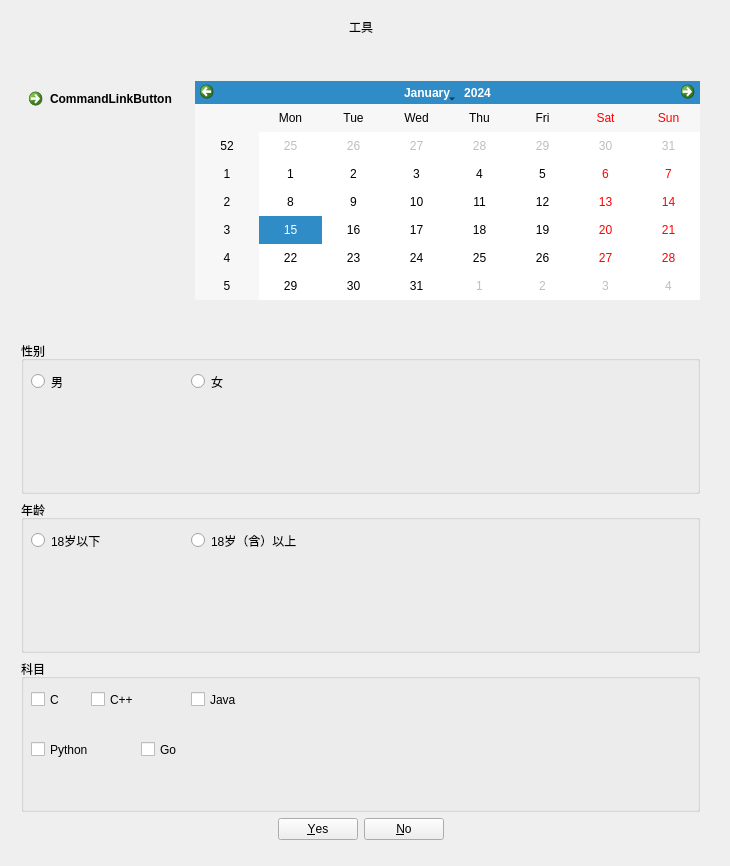
<?xml version="1.0" encoding="UTF-8"?>
<ui version="4.0">
 <class>Widget</class>
 <widget class="QWidget" name="Widget">
  <property name="geometry">
   <rect>
    <x>0</x>
    <y>0</y>
    <width>730</width>
    <height>866</height>
   </rect>
  </property>
  <property name="windowTitle">
   <string>Widget</string>
  </property>
  <widget class="QWidget" name="">
   <property name="geometry">
    <rect>
     <x>11</x>
     <y>1</y>
     <width>701</width>
     <height>51</height>
    </rect>
   </property>
   <layout class="QHBoxLayout" name="horizontalLayout">
    <item>
     <widget class="QToolButton" name="toolButton">
      <property name="text">
       <string>工具</string>
      </property>
      <property name="icon">
       <iconset resource="image.qrc">
        <normaloff>:/image/image/tools.png</normaloff>:/image/image/tools.png</iconset>
      </property>
      <property name="iconSize">
       <size>
        <width>30</width>
        <height>30</height>
       </size>
      </property>
      <property name="toolButtonStyle">
       <enum>Qt::ToolButtonTextBesideIcon</enum>
      </property>
      <property name="autoRaise">
       <bool>true</bool>
      </property>
     </widget>
    </item>
   </layout>
  </widget>
  <widget class="QWidget" name="">
   <property name="geometry">
    <rect>
     <x>10</x>
     <y>70</y>
     <width>701</width>
     <height>241</height>
    </rect>
   </property>
   <layout class="QHBoxLayout" name="horizontalLayout_2">
    <item>
     <widget class="QCommandLinkButton" name="commandLinkButton">
      <property name="text">
       <string>CommandLinkButton</string>
      </property>
     </widget>
    </item>
    <item>
     <widget class="QCalendarWidget" name="calendarWidget"/>
    </item>
   </layout>
  </widget>
  <widget class="QWidget" name="">
   <property name="geometry">
    <rect>
     <x>10</x>
     <y>330</y>
     <width>701</width>
     <height>521</height>
    </rect>
   </property>
   <layout class="QVBoxLayout" name="verticalLayout">
    <item>
     <widget class="QGroupBox" name="groupBox">
      <property name="title">
       <string>性别</string>
      </property>
      <widget class="QRadioButton" name="radioButton">
       <property name="geometry">
        <rect>
         <x>10</x>
         <y>30</y>
         <width>112</width>
         <height>21</height>
        </rect>
       </property>
       <property name="text">
        <string>男</string>
       </property>
      </widget>
      <widget class="QRadioButton" name="radioButton_2">
       <property name="geometry">
        <rect>
         <x>170</x>
         <y>30</y>
         <width>112</width>
         <height>21</height>
        </rect>
       </property>
       <property name="text">
        <string>女</string>
       </property>
      </widget>
      <zorder>radioButton</zorder>
      <zorder>radioButton_2</zorder>
      <zorder>commandLinkButton</zorder>
     </widget>
    </item>
    <item>
     <widget class="QGroupBox" name="groupBox_2">
      <property name="title">
       <string>年龄</string>
      </property>
      <widget class="QRadioButton" name="radioButton_3">
       <property name="geometry">
        <rect>
         <x>10</x>
         <y>30</y>
         <width>112</width>
         <height>21</height>
        </rect>
       </property>
       <property name="text">
        <string>18岁以下</string>
       </property>
      </widget>
      <widget class="QRadioButton" name="radioButton_4">
       <property name="geometry">
        <rect>
         <x>170</x>
         <y>30</y>
         <width>131</width>
         <height>21</height>
        </rect>
       </property>
       <property name="text">
        <string>18岁（含）以上</string>
       </property>
      </widget>
     </widget>
    </item>
    <item>
     <widget class="QGroupBox" name="groupBox_3">
      <property name="title">
       <string>科目</string>
      </property>
      <widget class="QCheckBox" name="checkBox">
       <property name="geometry">
        <rect>
         <x>10</x>
         <y>30</y>
         <width>89</width>
         <height>21</height>
        </rect>
       </property>
       <property name="text">
        <string>C</string>
       </property>
      </widget>
      <widget class="QCheckBox" name="checkBox_2">
       <property name="geometry">
        <rect>
         <x>70</x>
         <y>30</y>
         <width>89</width>
         <height>21</height>
        </rect>
       </property>
       <property name="text">
        <string>C++</string>
       </property>
      </widget>
      <widget class="QCheckBox" name="checkBox_3">
       <property name="geometry">
        <rect>
         <x>170</x>
         <y>30</y>
         <width>89</width>
         <height>21</height>
        </rect>
       </property>
       <property name="text">
        <string>Java</string>
       </property>
      </widget>
      <widget class="QCheckBox" name="checkBox_4">
       <property name="geometry">
        <rect>
         <x>10</x>
         <y>80</y>
         <width>89</width>
         <height>21</height>
        </rect>
       </property>
       <property name="text">
        <string>Python</string>
       </property>
      </widget>
      <widget class="QCheckBox" name="checkBox_5">
       <property name="geometry">
        <rect>
         <x>120</x>
         <y>80</y>
         <width>89</width>
         <height>21</height>
        </rect>
       </property>
       <property name="text">
        <string>Go</string>
       </property>
      </widget>
     </widget>
    </item>
    <item>
     <widget class="QDialogButtonBox" name="buttonBox">
      <property name="orientation">
       <enum>Qt::Horizontal</enum>
      </property>
      <property name="standardButtons">
       <set>QDialogButtonBox::No|QDialogButtonBox::Yes</set>
      </property>
      <property name="centerButtons">
       <bool>true</bool>
      </property>
     </widget>
    </item>
   </layout>
  </widget>
 </widget>
 <layoutdefault spacing="6" margin="11"/>
 <resources>
  <include location="image.qrc"/>
 </resources>
 <connections/>
</ui>
